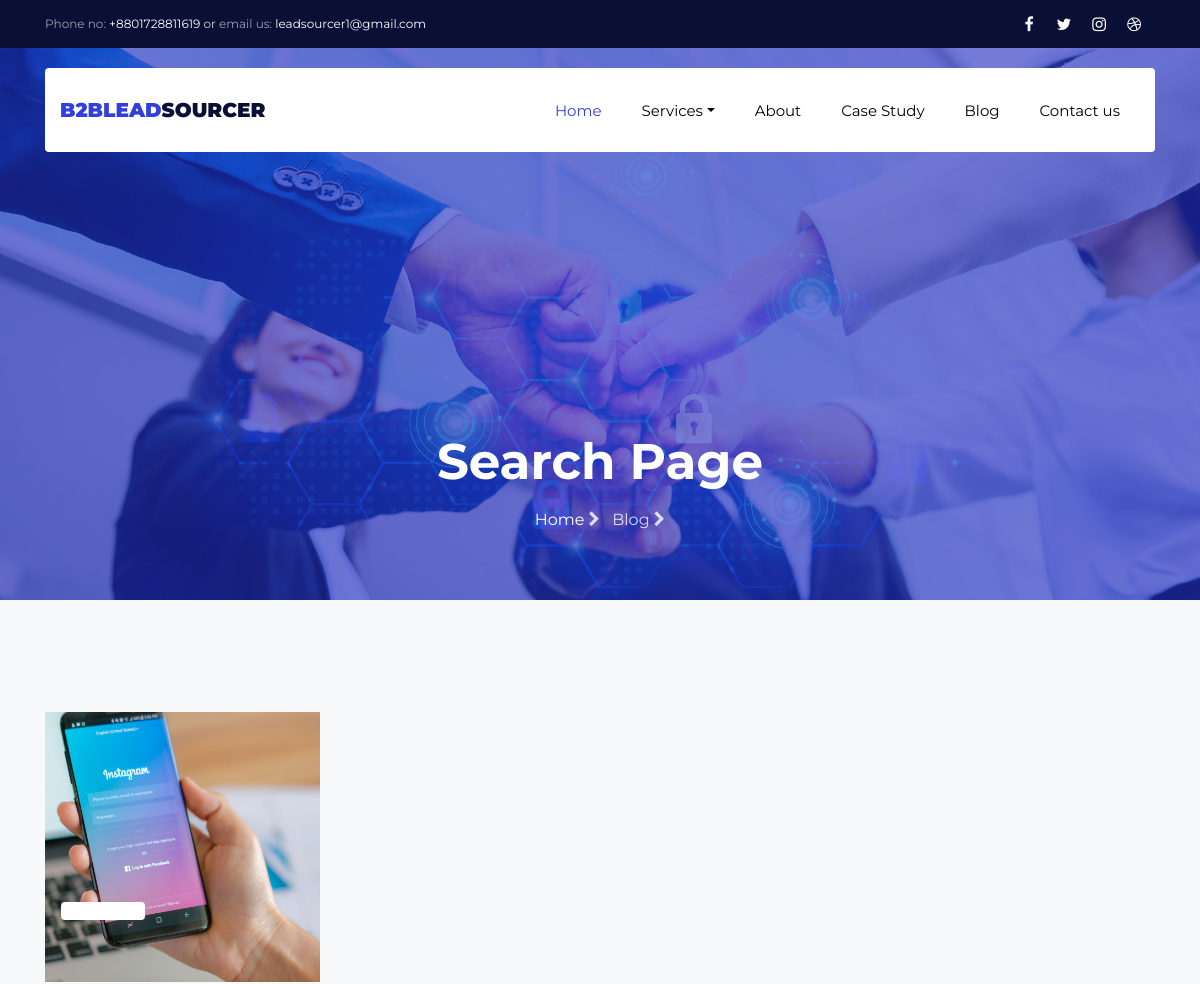
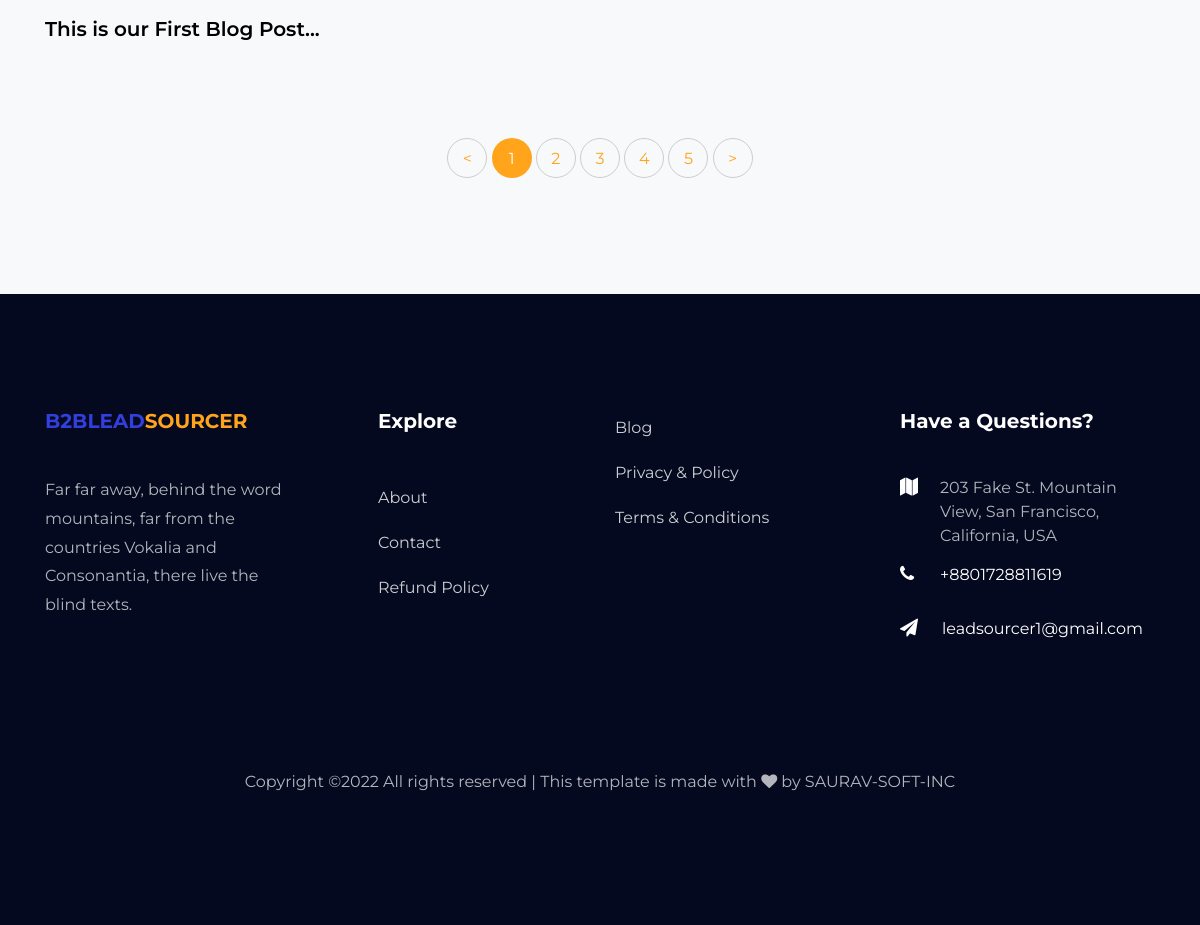
Screenshot of /search with the database file from the repository (2 pictures, top to bottom).
### base_app/models.py (models this page shows, shortened)
class Blog(models.Model):
    author = models.ForeignKey(AboutTeam, on_delete=models.CASCADE)
    title = models.CharField(max_length=100, blank=True, null=True)
    description = RichTextField(blank=True, null=True)
    many_category = models.ManyToManyField(BlogCategory)
    updated_on = models.DateTimeField(auto_now=True)
    timestamp = models.DateTimeField(auto_now_add=True)
    image = models.ImageField(upload_to="blog/image")
    slug = models.SlugField(blank=True, null=True)
    publish = models.BooleanField(default=True)
    def get_absolute_url(self):
        return reverse("blog-singel", kwargs={"slug": self.slug})

### base_app/views.py (the view)
# urls.py: path('search', search, name="search"),
def search(request):
    queryset = Blog.objects.all()
    query = request.GET.get('q')
    if query:
        queryset = queryset.filter(
            Q(title__icontains=query) |
            Q(description__icontains=query)
        ).distinct()
    context = {
        'queryset': queryset
    }
    return render(request, 'search_results.html', context)

### template/search_results.html (shortened to what this page needs)
{% extends 'base.html' %}
{% load static %}
{% block content %}
<section class="hero-wrap hero-wrap-2" style="background-image: url('{% static 'images/bg_3.jpg' %}');" data-stellar-background-ratio="0.5">
  <div class="overlay"></div>
  <div class="container">
    <div class="row no-gutters slider-text align-items-end justify-content-center">
      <div class="col-md-9 ftco-animate pb-5 text-center">
        <h1 class="mb-3 bread">Search Page</h1>
        <p class="breadcrumbs"><span class="mr-2"><a href="{% url 'index' %}">Home <i class="fa fa-chevron-right"></i></a></span> <span>Blog <i class="fa fa-chevron-right"></i></span></p>
      </div>
    </div>
  </div>
</section>
<section class="ftco-section bg-light">
  <div class="container">
    <div class="row d-flex">
{% for post in queryset %}
<div class="col-md-4 d-flex ftco-animate">
 <div class="blog-entry">
  <a href="{{ post.get_absolute_url }}" class="block-20" style="background-image: url('{{ post.image.url }}');">
  </a>
  <div class="text mt-3 float-right d-block">
   <div class="d-flex align-items-center pt-2 mb-4 topp">
 </div>
 <h3 class="heading"><a href="{{ post.get_absolute_url }}">{{ post.title|truncatewords:7 }}...</a></h3>
</div>
{% endfor %}
</div>
</div>
</div>
<div class="row mt-5">
  <div class="col text-center">
    <div class="block-27">
      <ul>
        <li><a href="#">&lt;</a></li>
        <li class="active"><span>1</span></li>
        <li><a href="#">2</a></li>
        <li><a href="#">3</a></li>
        <li><a href="#">4</a></li>
        <li><a href="#">5</a></li>
        <li><a href="#">&gt;</a></li>
      </ul>
    </div>
  </div>
</div>
</div>
</section>
{% endblock content %}

### rows the page displays
Blog: image (picture), title "This is our First Blog Post"
